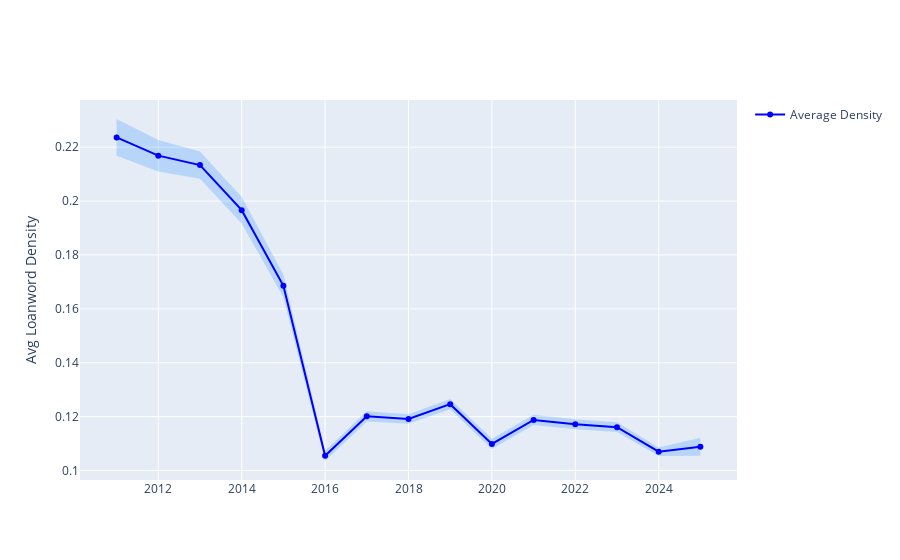

The code cell stored with this chart in its notebook:
### Code cell
summary = df.groupby("year")["loanword_density"].agg(
    ["mean", "count", "std"]
).reset_index()

summary["sem"] = summary["std"] / np.sqrt(summary["count"])
summary["ci95_low"] = summary["mean"] - 1.96 * summary["sem"]
summary["ci95_high"] = summary["mean"] + 1.96 * summary["sem"]

fig = go.Figure()

fig.add_trace(go.Scatter(
    x=pd.concat([summary["year"], summary["year"][::-1]]),
    y=pd.concat([summary["ci95_high"], summary["ci95_low"][::-1]]),
    fill="toself",
    fillcolor="rgba(0, 123, 255, 0.2)",
    line=dict(color="rgba(255, 255, 255, 0)"),
    hoverinfo="skip",
    showlegend=False,
    name="95% CI"
))

fig.add_trace(go.Scatter(
    x=summary["year"],
    y=summary["mean"],
    mode="lines+markers",
    name="Average Density",
    line=dict(color="blue")
))

fig.update_layout(
    yaxis=dict(title="Avg Loanword Density"),
    yaxis2=dict(
        title="Article Count",
        overlaying='y',
        side='right',
        showgrid=False
    )
)

fig.show()

### Figure 1 — Plotly figure (JSON) as saved in the notebook; plotly's stock layout.template omitted (floating-point values rounded to 4 significant figures)
{"data": [{"fill": "toself", "fillcolor": "rgba(0, 123, 255, 0.2)", "hoverinfo": "skip", "line": {"color": "rgba(255, 255, 255, 0)"}, "name": "95% CI", "showlegend": false, "type": "scatter", "x": [2011, 2012, 2013, 2014, 2015, 2016, 2017, 2018, 2019, 2020, 2021, 2022, 2023, 2024, 2025, 2025, 2024, 2023, 2022, 2021, 2020, 2019, 2018, 2017, 2016, 2015, 2014, 2013, 2012, 2011], "y": [0.2305, 0.2227, 0.2184, 0.2016, 0.1727, 0.1074, 0.122, 0.1209, 0.1265, 0.1118, 0.1207, 0.119, 0.118, 0.1086, 0.1121, 0.1055, 0.1054, 0.1143, 0.1153, 0.1168, 0.108, 0.1227, 0.1174, 0.1182, 0.1035, 0.1643, 0.1917, 0.2083, 0.211, 0.2168]}, {"line": {"color": "blue"}, "mode": "lines+markers", "name": "Average Density", "type": "scatter", "x": [2011, 2012, 2013, 2014, 2015, 2016, 2017, 2018, 2019, 2020, 2021, 2022, 2023, 2024, 2025], "y": [0.2236, 0.2168, 0.2133, 0.1966, 0.1685, 0.1054, 0.1201, 0.1191, 0.1246, 0.1099, 0.1188, 0.1172, 0.1161, 0.107, 0.1088]}], "layout": {"yaxis": {"title": {"text": "Avg Loanword Density"}}, "yaxis2": {"overlaying": "y", "showgrid": false, "side": "right", "title": {"text": "Article Count"}}}}
